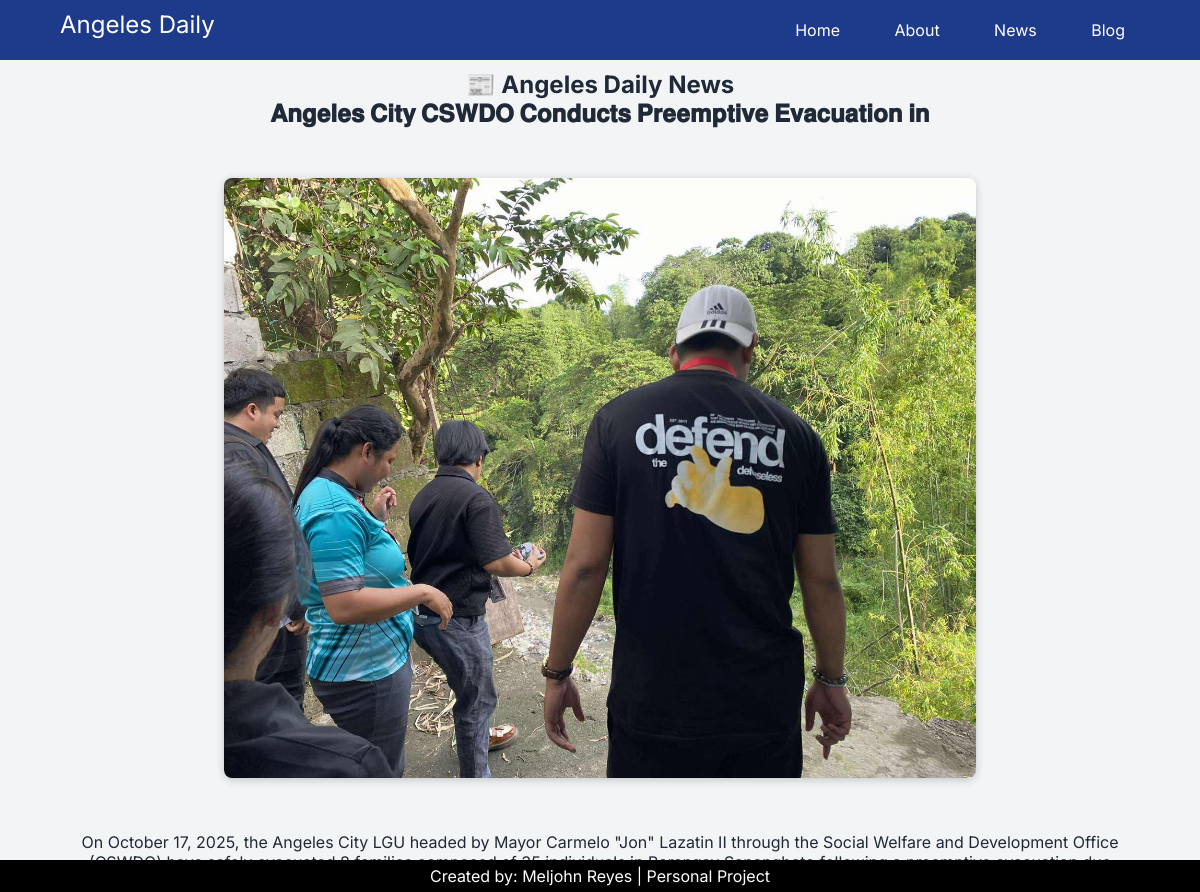
The page /articles/4/ on the database its author committed.
### newsapp/models.py (models this page shows, shortened)
class Articles (models.Model):
    article_title = models.CharField (max_length=100)
    article_image = models.ImageField (upload_to="my_images", blank=True, null=True)
    article_story = models.CharField (max_length=300)
    created_at =  models.DateTimeField (auto_now_add=True)

### newsapp/views.py (the view)
def Articles_detail(request, pk):
    articles = get_object_or_404 (Articles, pk=pk)
    context = {
        'articles': articles
    }
    return render (request, "Articles_details.html", context)

### templates/Articles_details.html (shortened to what this page needs)
{% extends 'base.html' %}
{% block content%}
    <div class="news-container-within">
        <h1>📰 Angeles Daily News</h1>
        <div class="news-grid">
            <div class="news-card">
                <h2>{{ articles.article_title }}</h2>
                <div id="image_wrapper">
                    {% if articles.article_image %}
                        <img src = "{{ articles.article_image.url }}" id="news_image_id"alt ="news_image">
                    {% endif %}
                </div>
                <p>{{ articles.article_story }}</p>
            </div>
        </div>
    </div>
    {% endblock %}

### static/angeles_news/css/style.css (style rules this page uses)
* { margin: 0; padding: 0; box-sizing: border-box; }
:root { --primary: #1e3a8a; --accent: #7F9DB1; --neutral: #f3f4f6; }
body { font-family: 'Inter', sans-serif; background-color: var(--neutral); color: #1f2937; margin: 0; padding: 0; }
.news-container-within { text-align: center; margin: 0 auto; padding: 0 20px; overflow: hidden; }
#image_wrapper { text-align: center; margin: 50px; }
#news_image_id { width: 80%; height: 600px; border-radius: 8px; box-shadow: 0 2px 8px rgba(0, 0, 0, 0.2); }

### rows shown on the page
Articles: article_title "𝐀𝐧𝐠𝐞𝐥𝐞𝐬 𝐂𝐢𝐭𝐲 𝐂𝐒𝐖𝐃𝐎 𝐂𝐨𝐧𝐝𝐮𝐜𝐭𝐬 𝐏𝐫𝐞𝐞𝐦𝐩𝐭𝐢𝐯𝐞 𝐄𝐯𝐚𝐜𝐮𝐚𝐭𝐢𝐨𝐧 𝐢𝐧", article_image (picture), article_story "On October 17, 2025, the Angeles City LGU headed by Mayor Carmelo \"Jon\" Lazatin II through the Social Welfare and Development Office…"
